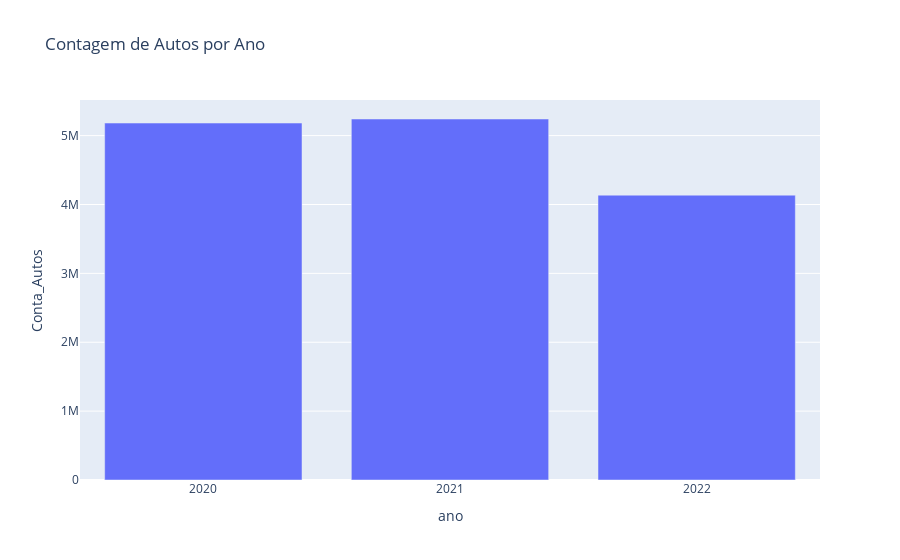

Write notebook code for a chart like this one.
### Code cell
# Gráfico de barras do df_ano

plot_ano = px.bar(
    df_ano,
    x = 'ano',
    y = 'Conta_Autos',
    title = 'Contagem de Autos por Ano'
)

plot_ano.update_layout(xaxis = {'dtick' : 1})

plot_ano.show()

### Figure 1 — Plotly figure (JSON) as saved in the notebook; plotly's stock layout.template omitted (floating-point values rounded to 4 significant figures)
{"data": [{"alignmentgroup": "True", "hovertemplate": "ano=%{x}<br>Conta_Autos=%{y}<extra></extra>", "legendgroup": "", "marker": {"color": "#636efa", "pattern": {"shape": ""}}, "name": "", "offsetgroup": "", "orientation": "v", "showlegend": false, "textposition": "auto", "type": "bar", "x": [2020, 2021, 2022], "xaxis": "x", "y": [5182537, 5241299, 4135523], "yaxis": "y"}], "layout": {"barmode": "relative", "legend": {"tracegroupgap": 0}, "title": {"text": "Contagem de Autos por Ano"}, "xaxis": {"anchor": "y", "domain": [0, 1], "dtick": 1, "title": {"text": "ano"}}, "yaxis": {"anchor": "x", "domain": [0, 1], "title": {"text": "Conta_Autos"}}}}
